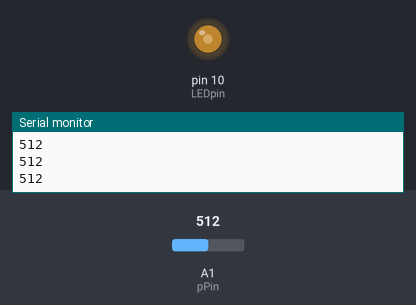
This sketch was run on a simulated Arduino Uno, built with avr-gcc and run on an emulated ATmega328P. Parts: output pins drawn as LEDs (lit = HIGH), the last lines printed to the serial monitor. Inputs (shaded band) come from the test bench; at power-on: A1 (pPin) = 512.

Above: at 1.2 s.
1.3 s: A1 (pPin) set to 716
At 2.5 s:
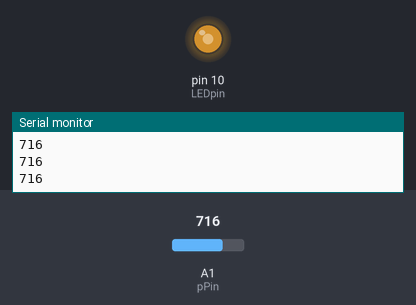
2.8 s: A1 (pPin) set to 900
At 4.0 s:
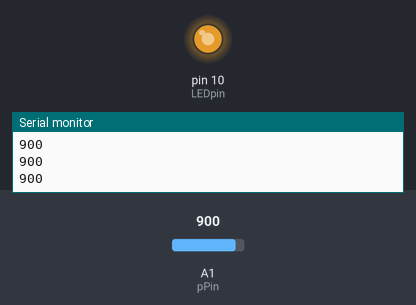
4.3 s: A1 (pPin) set to 122
At 5.0 s:
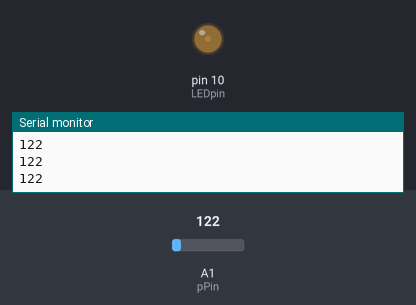
5.8 s: A1 (pPin) set to 0
At 6.2 s:
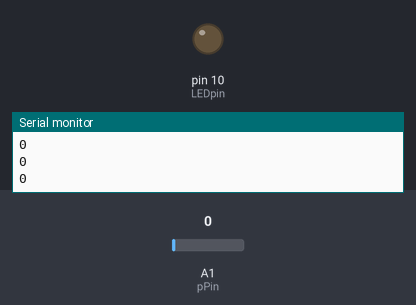
7.3 s: A1 (pPin) set to 511
At 8.5 s:
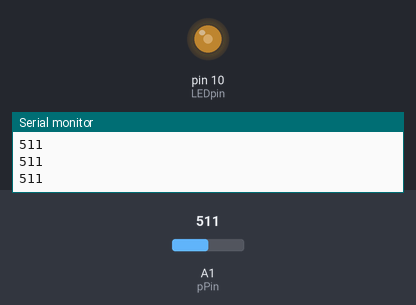
Timing chart, 0 to 9.8 s (numbered marks = the images above; inputs shaded):
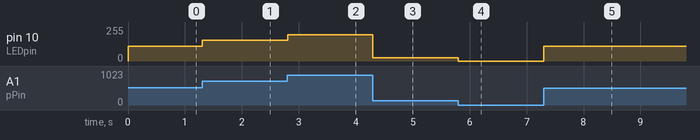

The sketch:

LED_and_potentiometer.ino
```cpp
int pPin = A1;
int LEDpin = 10;
int potVal;
float LEDval;
int delayTime = 1000;

void setup() {
  // put your setup code here, to run once:
  pinMode(pPin, INPUT);
  pinMode(LEDpin, OUTPUT);
  Serial.begin(9600);
}

void loop() {
  // put your main code here, to run repeatedly:
  potVal = analogRead(pPin);
  LEDval = (225./1023.)*potVal;
  analogWrite(LEDpin, LEDval);
  Serial.println(potVal);
  //delay(delayTime);
}
```

Measured:
- after the input at 1.3 s, pin 10 (LEDpin): 112/255 → 157/255 at once
- after the input at 2.8 s, pin 10 (LEDpin): 157/255 → 197/255 at once
- after the input at 4.3 s, pin 10 (LEDpin): 197/255 → 26/255 at once
- after the input at 5.8 s, pin 10 (LEDpin): 26/255 → 0/255 at once
- after the input at 7.3 s, pin 10 (LEDpin): 0/255 → 112/255 at once
